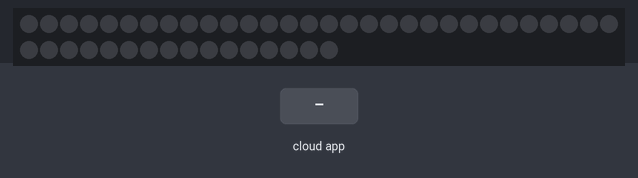
The sketch below on a simulated ESP8266 (NodeMCU). On the bench: 46 RGB LEDs in strip order, left to right, continuing on the next row. Inputs (shaded band) come from the test bench. Dim RGB values are drawn brighter than linear; WiFi joins after 1.5 s; servers stay silent unless stated; the strip is taken to match the declared colour order; what the sketch prints to the serial monitor is not drawn.

Above: at 2.7 s.
2.8 s: the phone or cloud app sets Turn.on.RGB to 64
At 3.2 s:
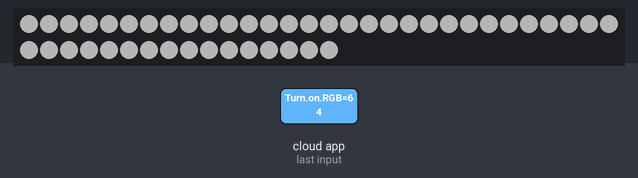
4.3 s: the phone or cloud app sets Turn.on.RGB to 128
5.8 s: the phone or cloud app sets Turn.on.RGB to 0
At 6.7 s:
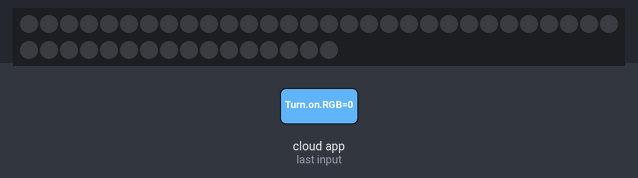
Timing chart, 0 to 8.8 s (numbered marks = the images above; inputs shaded):
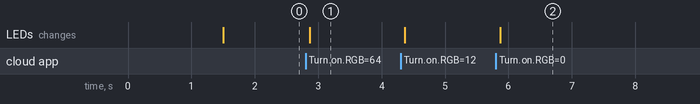

Measured:
- after the input at 2.8 s, the LEDs: change after 0.07 s (image 1)
- after the input at 5.8 s, the LEDs: change after 0.07 s (image 2)

The sketch:

Control_RGB_Alexa_NodeMCU.ino
```cpp
#ifdef ARDUINO_ARCH_ESP32
#include <WiFi.h>
#else
#include <ESP8266WiFi.h>
#endif
#define ESPALEXA_A  1SYNC
#include <Espalexa.h>
#include <Adafruit_NeoPixel.h>

#define WSPIN          5 //ESP8266 PIN
#define NUMPIXELS      46 //NUMBER OF LEDS

Adafruit_NeoPixel pixels = Adafruit_NeoPixel(NUMPIXELS, WSPIN, NEO_RGB + NEO_KHZ800);

boolean connectWifi();

void colorLightChanged(uint8_t brightness, uint32_t rgb);

// Change this!!
const char* ssid = "YOUR_SSID";
const char* password = "YOUR_PASSWORD";

boolean wifiConnected = false;

Espalexa espalexa;

void setup()
{
  Serial.begin(115200);
  // Initialise wifi connection
  wifiConnected = connectWifi();
  pixels.begin();
  if(wifiConnected){
    espalexa.addDevice("Turn on RGB", colorLightChanged);

    espalexa.begin();

  } else
  {
    while (1) {
      Serial.println("Cannot connect to WiFi. Please check data and reset the ESP.");
      delay(2500);
    }
  }
}

void loop()
{
   espalexa.loop();
   delay(1);
}

//the color device callback function has two parameters
void colorLightChanged(uint8_t brightness, uint32_t rgb) {
  //do what you need to do here, for example control RGB LED strip
  Serial.print("Brightness: ");
  Serial.print(brightness);
  Serial.print(", Red: ");
  Serial.print((rgb >> 16) & 0xFF); //get red component
  Serial.print(", Green: ");
  Serial.print((rgb >>  8) & 0xFF); //get green
  Serial.print(", Blue: ");
  Serial.println(rgb & 0xFF); //get blue
float hell = brightness / 255.0;
int r=((rgb >> 16) & 0xFF)*hell;
int g=((rgb >>  8) & 0xFF)*hell;
int b=(rgb & 0xFF)*hell;

   for(int i=0;i<NUMPIXELS;i++){
  pixels.setPixelColor(i, pixels.Color(g,r,b)); // Moderately bright green color.
    pixels.show(); // This sends the updated pixel color to the hardware.
     }
}

// connect to wifi – returns true if successful or false if not
boolean connectWifi(){
  boolean state = true;
  int i = 0;

  WiFi.mode(WIFI_STA);
  WiFi.begin(ssid, password);
  Serial.println("");
  Serial.println("Connecting to WiFi");

  // Wait for connection
  Serial.print("Connecting...");
  while (WiFi.status() != WL_CONNECTED) {
    delay(500);
    Serial.print(".");
    if (i > 40){
      state = false; break;
    }
    i++;
  }
  Serial.println("");
  if (state){
    Serial.print("Connected to ");
    Serial.println(ssid);
    Serial.print("IP address: ");
    Serial.println(WiFi.localIP());
  }
  else {
    Serial.println("Connection failed.");
  }
  return state;
}
```
